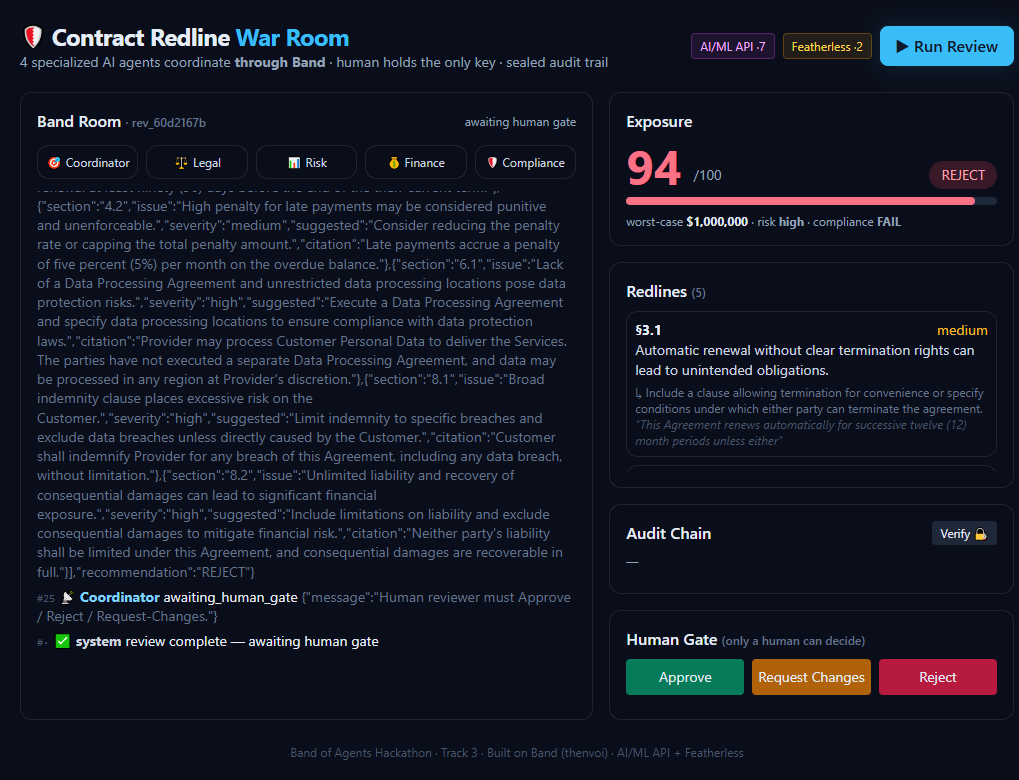
#> input picture docs/demo-03-final.png, 1019 x 780 px
$ python build_slides.py
#> lines starting #> are read from the running program, lines starting #| are printed output that depends on the picture
"""Generate the 6-slide pitch deck (PNG frames + slides.pdf) for lablab.ai submission.

Matches the outline in docs/DEMO.md. Output: docs/slides.pdf + docs/_slides/slide_0N.png
"""
import os
import textwrap

from PIL import Image, ImageDraw, ImageFont
from reportlab.pdfgen import canvas as pdfcanvas
from reportlab.lib.pagesizes import landscape

DOCS = os.path.dirname(os.path.abspath(__file__))
OUT = os.path.join(DOCS, "_slides")
os.makedirs(OUT, exist_ok=True)

W, H = 1280, 720
BG = (10, 14, 26)
PANEL = (30, 41, 59)
TEXT = (230, 237, 246)
ACCENT = (56, 189, 248)
MUTED = (148, 163, 184)
GOOD = (52, 211, 153)
BAD = (248, 113, 113)


def font(size, bold=False):
    name = "arialbd.ttf" if bold else "arial.ttf"
    return ImageFont.truetype(name, size)


def base_slide(footer_left="Contract Redline War Room", footer_right=""):
#> called with footer_right = ''
    img = Image.new("RGB", (W, H), BG)
    d = ImageDraw.Draw(img)
    d.rectangle([0, H - 50, W, H], fill=PANEL)
    d.text((40, H - 38), footer_left, font=font(18), fill=MUTED)
    if footer_right:
        w = d.textlength(footer_right, font=font(18))
        d.text((W - 40 - w, H - 38), footer_right, font=font(18), fill=MUTED)
    return img, d


def wrap(d, text, fnt, max_width):
    words = text.split()
#> words = 26 items
    lines, cur = [], ""
#> cur = ''
    for w in words:
        trial = (cur + " " + w).strip()
        if d.textlength(trial, font=fnt) <= max_width:
            cur = trial
        else:
            lines.append(cur)
            cur = w
    if cur:
        lines.append(cur)
    return lines


def bullets(d, items, x, y, fnt, gap=46, max_width=1100, color=TEXT, bullet="›"):
    for item in items:
        lines = wrap(d, item, fnt, max_width - 50)
        d.text((x, y), bullet, font=fnt, fill=ACCENT)
        for j, line in enumerate(lines):
            d.text((x + 50, y + j * (fnt.size + 8)), line, font=fnt, fill=color)
        y += max(1, len(lines)) * (fnt.size + 8) + (gap - fnt.size)
    return y


# ── Slide 1: Title ───────────────────────────────────────────────────────
img, d = base_slide(footer_left="Band of Agents Hackathon · lablab.ai · Track 3")
d.rounded_rectangle([90, 165, 110, 220], radius=4, fill=ACCENT)
d.text((130, 150), "Contract Redline War Room", font=font(64, True), fill=TEXT)
for i, line in enumerate(wrap(d, "Four specialized AI agents collaborate through Band to redline a "
                                  "contract, quantify exposure, and assemble a human-gated approval "
                                  "packet — sealed in a tamper-evident audit trail.",
                               font(28), 1040)):
    d.text((90, 250 + i * 42), line, font=font(28), fill=MUTED)
#> this loop made 3 passes
#> line on pass 3: 'sealed in a tamper-evident audit trail.'
d.text((90, 440), "Track 3 — Regulated & High-Stakes Workflows", font=font(26, True), fill=ACCENT)
d.text((90, 500), "Built with  Band  ·  AI/ML API  ·  Featherless AI", font=font(26), fill=TEXT)
d.text((90, 560), "Muhammad Yaseen", font=font(22), fill=MUTED)
img.save(os.path.join(OUT, "slide_01.png"))
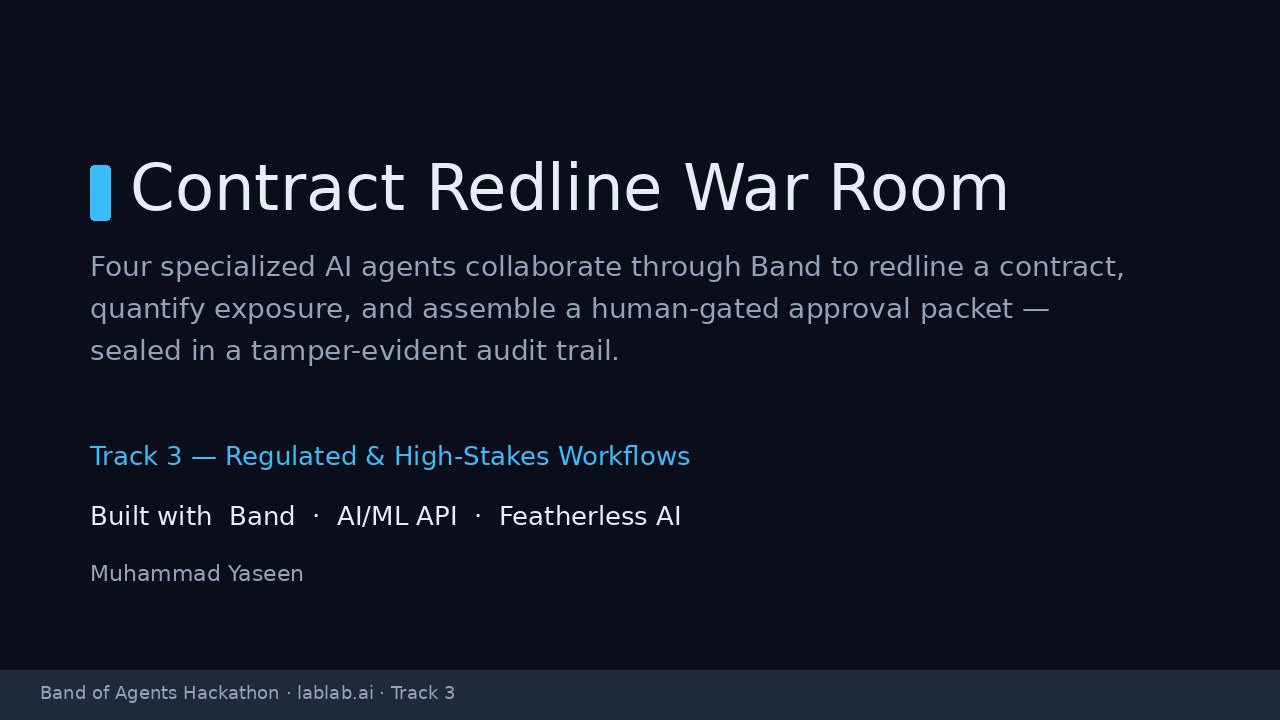
#> saved as slide_01.png: PIL image 1280x720 RGB; mean R, G, B 17.3, 22.6, 35.4

# ── Slide 2: Problem ─────────────────────────────────────────────────────
img, d = base_slide(footer_right="1 / 6")
d.text((90, 70), "The Problem", font=font(48, True), fill=TEXT)
bullets(d, [
    "Every inbound contract (vendor MSAs, NDAs, SOWs, DPAs) is routed through "
    "Legal, Risk, Finance and Compliance.",
    "Today that means email threads, tracked-changes docs and meetings — "
    "taking days, with no clean audit trail.",
    "Costly misses slip through: uncapped liability, auto-renewal traps, "
    "non-compliant data-processing clauses.",
    "When something goes wrong, there's no defensible record of who decided "
    "what, and why.",
], 110, 180, font(30), max_width=1080)
img.save(os.path.join(OUT, "slide_02.png"))
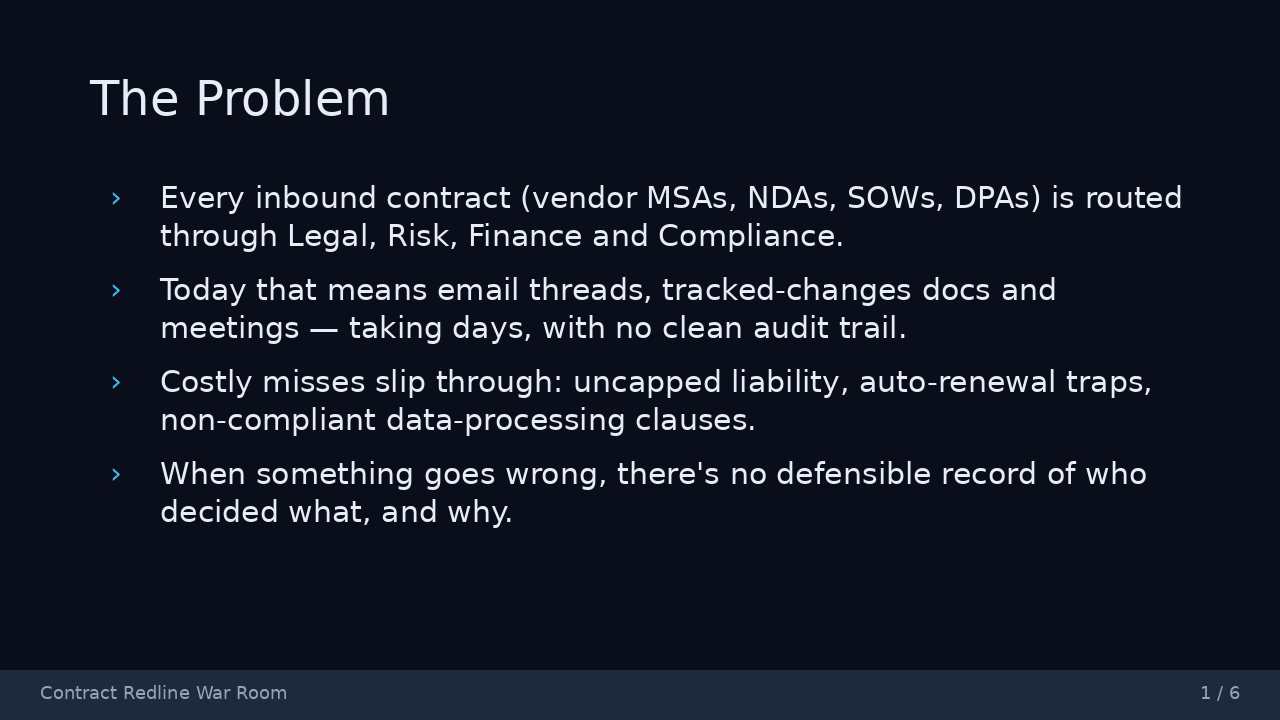
#> saved as slide_02.png: PIL image 1280x720 RGB; mean R, G, B 21.5, 26.1, 38.4

# ── Slide 3: Solution + architecture ────────────────────────────────────
img, d = base_slide(footer_right="2 / 6")
d.text((90, 50), "The Solution: A War Room", font=font(46, True), fill=TEXT)
d.text((90, 122), "The Coordinator opens a Band room, discovers + recruits 4 specialist agents.", font=font(24), fill=MUTED)

diagram = [
    ("Coordinator", "opens Band room · lookup_peers · add_participant", ACCENT),
    ("Legal", "redlines clauses, cites the exact source text", TEXT),
    ("Risk", "scores severity + dollar exposure", TEXT),
    ("Finance", "computes worst-case financial exposure", TEXT),
    ("Compliance", "policy check — can VETO and force a re-plan loop", BAD),
]
y = 180
row_h, step = 58, 68
for name, desc, col in diagram:
    d.rounded_rectangle([110, y, 1170, y + row_h], radius=10, fill=PANEL)
    d.ellipse([130, y + row_h // 2 - 7, 144, y + row_h // 2 + 7], fill=col)
    d.text((160, y + 14), name, font=font(26, True), fill=col)
    d.text((400, y + 17), desc, font=font(22), fill=MUTED)
    y += step
#> after the loop, y = 520

y += 6
#> y = 526
d.text((110, y), "↓  aggregated exposure score + redline packet", font=font(24), fill=TEXT)
y += 46
#> y = 572
d.rounded_rectangle([110, y, 1170, y + row_h], radius=10, fill=(30, 64, 50))
d.ellipse([130, y + row_h // 2 - 7, 144, y + row_h // 2 + 7], fill=GOOD)
d.text((160, y + 14), "HUMAN GATE", font=font(26, True), fill=GOOD)
d.text((400, y + 17), "Approve / Reject / Request-Changes — only a human decides", font=font(22), fill=TEXT)
img.save(os.path.join(OUT, "slide_03.png"))
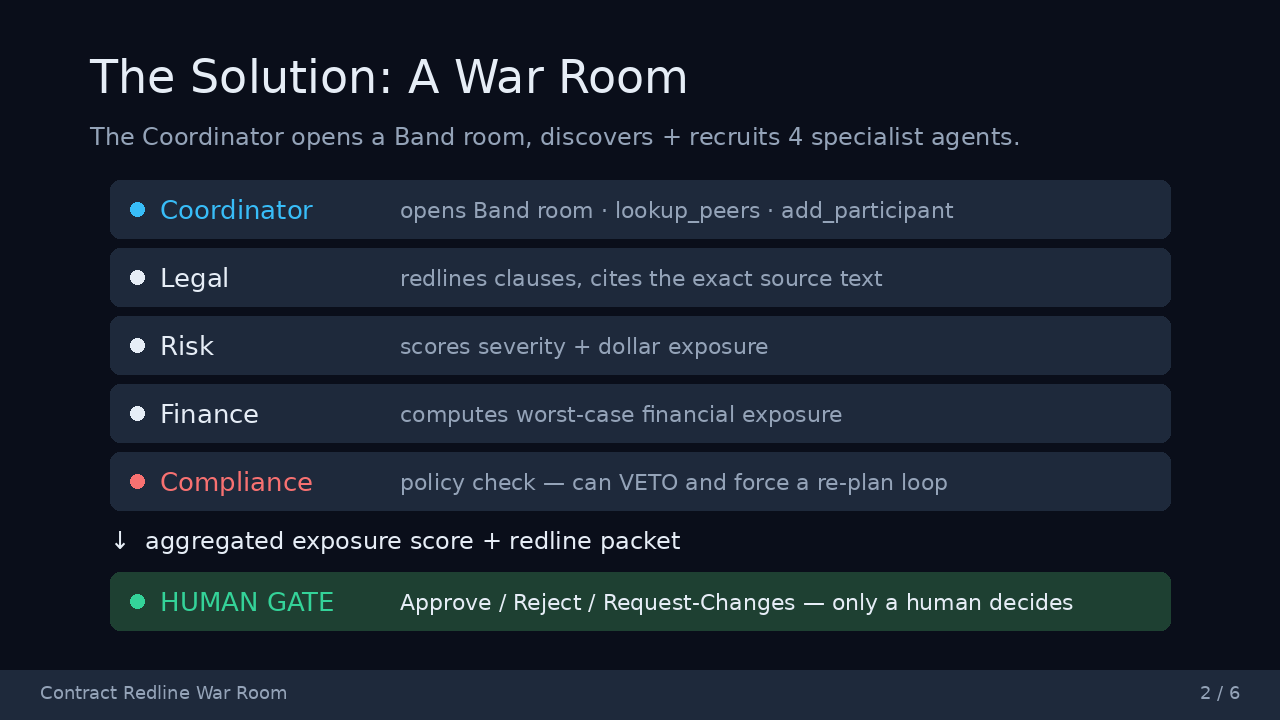
#> saved as slide_03.png: PIL image 1280x720 RGB; mean R, G, B 24.9, 34, 46.7

# ── Slide 4: Why Band is core ───────────────────────────────────────────
img, d = base_slide(footer_right="3 / 6")
d.text((90, 60), "Why Band Is Core", font=font(48, True), fill=TEXT)
d.text((90, 140), "Every handoff, finding, state change and discovery is a real Band primitive:", font=font(26), fill=MUTED)

rows = [
    ("band_create_chatroom", "Coordinator opens the review room"),
    ("band_lookup_peers", "discovers Legal / Risk / Finance / Compliance"),
    ("band_add_participant", "recruits each specialist into the room"),
    ("band_send_message (@mention)", "every agent → agent handoff"),
    ("band_send_event", "findings, veto, exposure packet, state"),
]
y = 210
for tool, desc in rows:
    d.rounded_rectangle([110, y, 1170, y + 64], radius=10, fill=PANEL)
    d.text((140, y + 16), tool, font=font(24, True), fill=ACCENT)
    d.text((620, y + 18), desc, font=font(24), fill=TEXT)
    y += 76
#> after the loop, y = 590

d.text((90, y + 20), "Remove Band from this system → it stops working.", font=font(28, True), fill=BAD)
img.save(os.path.join(OUT, "slide_04.png"))

# ── Slide 5: Differentiators ────────────────────────────────────────────
img, d = base_slide(footer_right="4 / 6")
d.text((90, 60), "What Makes This Different", font=font(48, True), fill=TEXT)
bullets(d, [
    "Cited findings — every redline and risk score quotes the exact contract clause.",
    "Compliance can VETO — forcing a visible Coordinator re-plan loop, not a fixed pipeline.",
    "Human holds the only key — Approve / Reject / Request-Changes; no agent signs off alone.",
    "Tamper-evident audit — SHA-256 hash chain, independently verifiable via GET /api/verify/{id}.",
    "Both partners exercised live — AI/ML API (reasoning) + Featherless (compliance inference), "
    "tallied at /api/health.",
], 110, 180, font(28), max_width=1080)
img.save(os.path.join(OUT, "slide_05.png"))

# ── Slide 6: Demo + impact ──────────────────────────────────────────────
img, d = base_slide(footer_right="5 / 6")
d.text((90, 50), "Demo + Impact", font=font(48, True), fill=TEXT)

shot = Image.open(os.path.join(DOCS, "demo-03-final.png")).convert("RGB")
#> shot is the input picture: PIL image 1019x780 RGB; mean R, G, B 20.2, 24.2, 36.5
scale = min(620 / shot.width, 540 / shot.height)
#> scale = 0.608
shot = shot.resize((int(shot.width * scale), int(shot.height * scale)), Image.LANCZOS)
#> shot: PIL image 620x474 RGB
img.paste(shot, (90, 130))

x2 = 760
d.text((x2, 140), "Exposure Score", font=font(28), fill=MUTED)
d.text((x2, 175), "94 / 100", font=font(72, True), fill=BAD)
d.text((x2, 260), "Recommendation: REJECT", font=font(28, True), fill=BAD)

d.text((x2, 340), "Days → Minutes", font=font(34, True), fill=ACCENT)
d.text((x2, 390), "Defensible, sealed record", font=font(26), fill=TEXT)
d.text((x2, 425), "for regulators", font=font(26), fill=TEXT)

d.text((x2, 500), "Live demo:", font=font(22), fill=MUTED)
d.text((x2, 530), "web-production-26f2e.up.railway.app", font=font(22, True), fill=ACCENT)
d.text((x2, 575), "Code:", font=font(22), fill=MUTED)
d.text((x2, 605), "github.com/my5757980/contract-redline-warroom", font=font(22, True), fill=ACCENT)
img.save(os.path.join(OUT, "slide_06.png"))
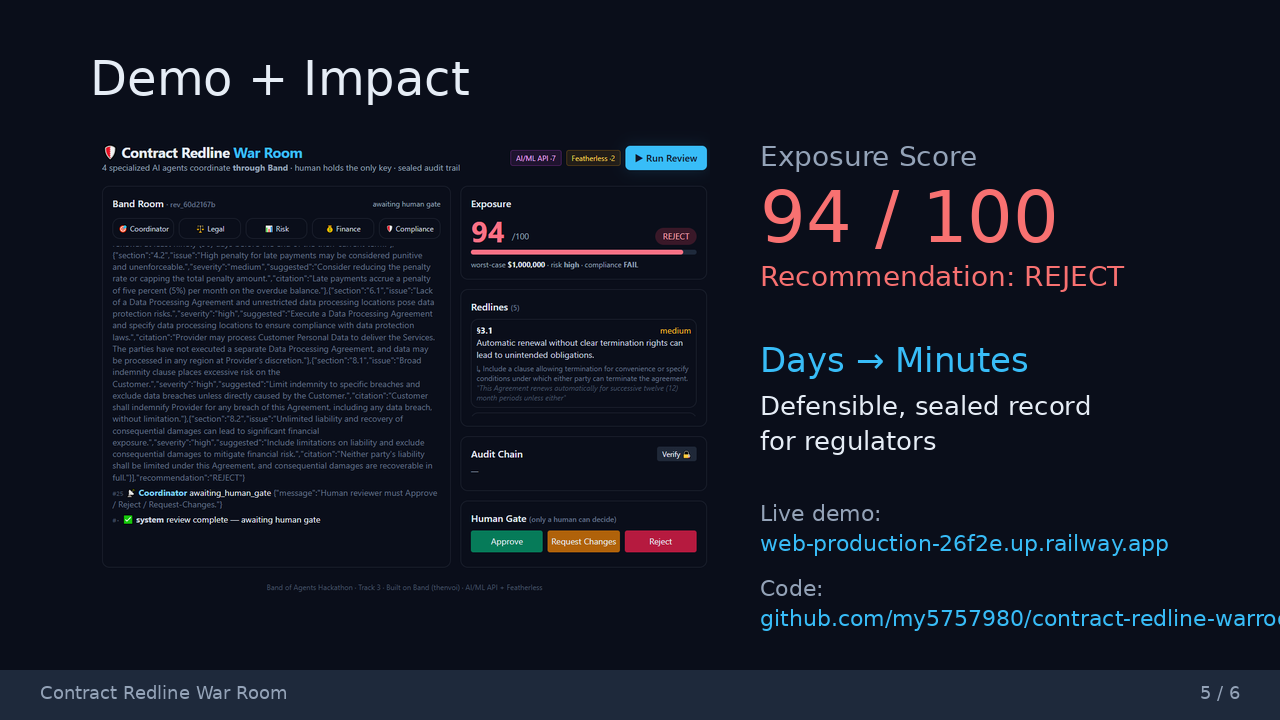
#> saved as slide_06.png: PIL image 1280x720 RGB; mean R, G, B 18.5, 22.9, 35.7

# ── Assemble PDF ─────────────────────────────────────────────────────────
pdf_path = os.path.join(DOCS, "slides.pdf")
#> (the run stopped early here; a loop or call above may not have finished)
